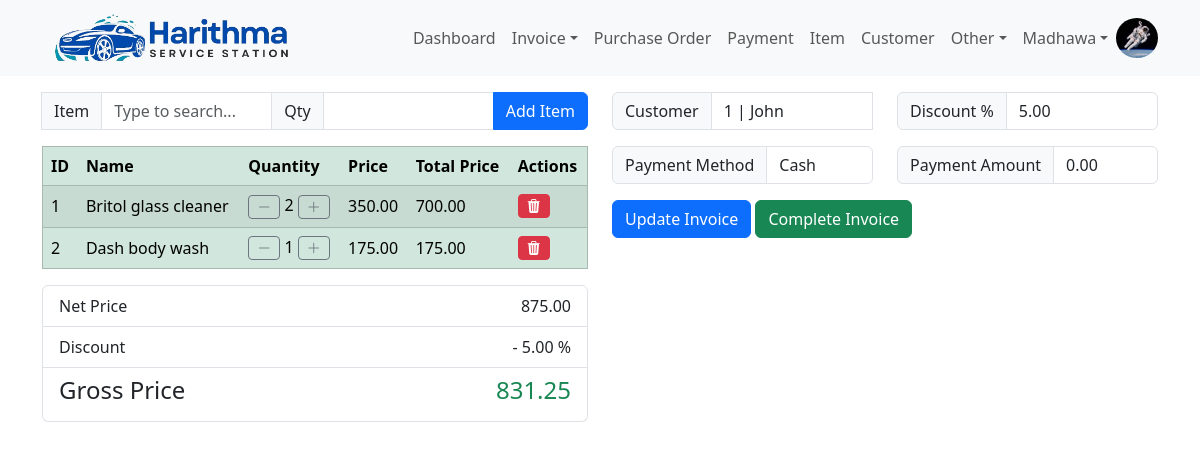
Page /item_invoice/head/1 (signed in) on the committed database.
### harithmapos/models.py (models this page shows, shortened)
class User(db.Model, UserMixin):
    id = db.Column(db.Integer, primary_key=True)
    email = db.Column(db.String(120), unique=True, nullable=False)
    name = db.Column(db.String(50), nullable=False)
    image = db.Column(db.String(20), default='default.jpg')
    password = db.Column(db.String(60), nullable=False)
    create_dttm = db.Column(db.DateTime, nullable=False, default=datetime.utcnow)
    update_dttm = db.Column(db.DateTime, nullable=False, default=datetime.utcnow)

class ItemInvoiceDetail(db.Model):
    id = db.Column(db.Integer, primary_key=True)
    item_invoice_head_id = db.Column(db.Integer, db.ForeignKey('item_invoice_head.id'))
    item_id = db.Column(db.Integer, db.ForeignKey('item.id'), nullable=False)
    quantity = db.Column(db.Integer, nullable=False)
    total_cost = db.Column(db.Numeric(10,2), nullable=False)
    total_price = db.Column(db.Numeric(10,2), nullable=False)
    discount_pct = db.Column(db.Numeric(10,2), nullable=False)
    created_dttm = db.Column(db.DateTime, nullable=False, default=datetime.utcnow)
    update_dttm = db.Column(db.DateTime, nullable=False, default=datetime.utcnow)

class Item(db.Model):
    id = db.Column(db.Integer, primary_key=True)
    name = db.Column(db.String(100), nullable=False)
    description = db.Column(db.String(255))
    unit_of_measure = db.Column(db.String(20))
    quantity = db.Column(db.Integer)
    unit_cost = db.Column(db.Numeric(10,2))
    unit_price = db.Column(db.Numeric(10,2))
    discount_pct = db.Column(db.Numeric(5,2))
    create_dttm = db.Column(db.DateTime, nullable=False, default=datetime.utcnow)
    update_dttm = db.Column(db.DateTime, nullable=False, default=datetime.utcnow)
    invoice_details = db.relationship('InvoiceDetail', backref='item', lazy=True)
    item_invoice_details = db.relationship('ItemInvoiceDetail', backref='item', lazy=True)
    purchase_order_details = db.relationship('PurchaseOrderDetail', backref='item', lazy=True)

class ItemInvoiceHead(db.Model):
    id =  db.Column(db.Integer, primary_key=True)
    customer_id = db.Column(db.Integer, db.ForeignKey('customer.id'))
    total_cost = db.Column(db.Numeric(10,2), default=0)
    total_price = db.Column(db.Numeric(10,2), default=0)
    discount_pct = db.Column(db.Numeric(10,2), default=0)
    gross_price = db.Column(db.Numeric(10,2), default=0)
    payment_method = db.Column(db.String(10))
    paid_amount = db.Column(db.Numeric(10,2), default=0)
    remaining_amount = db.Column(db.Numeric(10,2))
    last_payment_date = db.Column(db.Date())
    created_dttm = db.Column(db.DateTime, nullable=False, default=datetime.utcnow)
    update_dttm = db.Column(db.DateTime, nullable=False, default=datetime.utcnow)
    invoice_details = db.relationship('ItemInvoiceDetail', backref='item_invoice', lazy=True)
    payments = db.relationship('Payment', backref='item_invoice', lazy=True)

### harithmapos/views/invoice/routes.py (the view, shortened to what this page needs)
@invoice_blueprint.route("/item_invoice/head/<int:item_invoice_head_id>", methods=['GET', 'POST'])
def item_invoice_head_detail(item_invoice_head_id):
    item_invoice_head_update_form = ItemInvoiceHeadUpdateForm()
    item_invoice_detail_create_form = InvoiceDetailCreateForm()
    items = Item.query.all()
    customers = Customer.query.all()
    item_invoice_head = ItemInvoiceHead.query.get_or_404(item_invoice_head_id)
    item_invoice_details = ItemInvoiceDetail.query.filter(ItemInvoiceDetail.item_invoice_head_id==item_invoice_head_id)
    return render_template(
            'invoice/item_update.html',
            title='Item Invoice',
            item_invoice_head=item_invoice_head,
            item_invoice_head_update_form=item_invoice_head_update_form,
            item_invoice_detail_create_form=item_invoice_detail_create_form,
            items=items,
            customers=customers,
            item_invoice_details=item_invoice_details
        )

### harithmapos/views/invoice/forms.py
class ItemInvoiceHeadUpdateForm(FlaskForm):
    customer = StringField("Customer", validators=[DataRequired()])
    total_cost = DecimalField("Total Cost", places=2, validators=[Optional()])
    total_price = DecimalField("Total Price", places=2, validators=[Optional()])
    discount_pct = DecimalField("Discount Percentage", places=2, validators=[Optional()])
    gross_price = DecimalField("Gross Price", places=2, validators=[Optional()])
    payment_method = SelectField("Payment Method", choices=config.PAYMENT_METHOD_FORM_LIST)
    paid_amount = DecimalField("Paid Amount", places=2, validators=[Optional()])
    update_item_invoice = SubmitField('Update Invoice')
    complete_item_invoice = SubmitField('Complete Invoice')

class InvoiceDetailCreateForm(FlaskForm):
    item = StringField("Item", validators=[DataRequired()])
    quantity = IntegerField("Qty", validators=[DataRequired()])
    submit = SubmitField('Add Item')

### harithmapos/models.py (called while the page is built)
@login_manager.user_loader
def load_user(user_id):
    return User.query.get(int(user_id))

### harithmapos/templates/invoice/item_update.html (shortened to what this page needs)
{% extends 'layout/base.html' %}
{% block body %}
<div class="container mt-3">
  <div class="row">
    <div class="col">
      <form action="{{url_for('invoice_blueprint.add_item_invoice_detail', item_invoice_head_id=item_invoice_head.id)}}" method="POST">
        <div class="input-group ">
          <span class="input-group-text">Item</span>
          {{ item_invoice_detail_create_form.item(class="form-control", list="ItemDatalistOptions", id="ItemDataList", placeholder="Type to search...") }}
          <span class="input-group-text">Qty</span>
          {{ item_invoice_detail_create_form.quantity(class="form-control") }}
          {{ item_invoice_detail_create_form.submit(class="btn btn-primary") }}
        </div>
      </form>
      <table class="table table-success table-striped table-hover" border="1">
        <thead class="thread-dark">
          <tr>
            <th scope="col">ID</th>
            <th scope="col">Name</th>
            <th scope="col">Quantity</th>
            <th scope="col">Price</th>
            <th scope="col">Total Price</th>
            <th scope="col">Actions</th>
          </tr>
        </thead>
        <tbody id="results">
          {% for item_invoice_detail in item_invoice_details %}
          <tr>
            <td class="align-middle">{{item_invoice_detail.id}}</td>
            <td class="align-middle">{{item_invoice_detail.item.name}}</td>
            <td class="align-middle">
              <a href="{{url_for('invoice_blueprint.decrease_quantity_item_invoice_detail', item_invoice_detail_id=item_invoice_detail.id)}}" class="btn btn-outline-secondary btn-sm"><i class="bi bi-dash-lg"></i></a>
              {{item_invoice_detail.quantity}}
              <a href="{{url_for('invoice_blueprint.increase_quantity_item_invoice_detail', item_invoice_detail_id=item_invoice_detail.id)}}" class="btn btn-outline-secondary btn-sm"><i class="bi bi-plus-lg"></i></a>
            </td>
            <td class="align-middle">{{item_invoice_detail.item.unit_price}}</td>
            <td class="align-middle">{{item_invoice_detail.total_price}}</td>
            <td class="align-middle">
              <a href="{{url_for('invoice_blueprint.delete_item_invoice_detail', item_invoice_detail_id=item_invoice_detail.id)}}" class="btn btn-sm btn-danger" data-toggle="tooltip" data-placement="top" title="Delete supplier"
                onclick="return confirm('Are you sure to delete?')"><i class="bi bi-trash3-fill"></i></a>
            </td>
          </tr>
          {% endfor %}
        </tbody>
      </table>
      <ul class="list-group mb-3">
        <li class="list-group-item d-flex justify-content-between">
          <span>Net Price</span>
          <text>{{ '{:,}'.format(item_invoice_head.total_price) }}</text>
        </li>
        <li class="list-group-item d-flex justify-content-between">
          <span>Discount</span>
          <text>- {{ item_invoice_head.discount_pct }} %</text>
        </li>
        <li class="list-group-item d-flex justify-content-between">
          <h4>Gross Price</h4>
          <h4 class="text-success">{{ '{:,}'.format(item_invoice_head.gross_price) }}</h4>
        </li>
      </ul>
    </div>
    <div class="col">
        <form action="{{url_for('invoice_blueprint.item_invoice_head_detail', item_invoice_head_id=item_invoice_head.id)}}" method="POST">
            <div class="row">
                <div class="col">
                  <div class="input-group mb-3">
                      <span class="input-group-text" id="inputGroup-sizing-default">Customer</span>
                      {{ item_invoice_head_update_form.customer(class="form-control", list="datalistOptionsCustomer", id="customerDataList", value=item_invoice_head.customer.id|string+" | "+item_invoice_head.customer.name) }}
                  </div>
                  <div class="input-group mb-3">
                    <span class="input-group-text" id="inputGroup-sizing-default">Payment Method</span>
                    {{ item_invoice_head_update_form.payment_method(class="form-control form-control", value=item_invoice_head.payment_method) }}
                  </div>
                </div>
                <div class="col">
                  <div class="input-group mb-3">
                    <span class="input-group-text" id="inputGroup-sizing-default">Discount %</span>
                    {{ item_invoice_head_update_form.discount_pct(class="form-control form-control", value=item_invoice_head.discount_pct) }}
                  </div>
                  <div class="input-group mb-3">
                    <span class="input-group-text" id="inputGroup-sizing-default">Payment Amount</span>
                    {{ item_invoice_head_update_form.paid_amount(class="form-control form-control", value=item_invoice_head.paid_amount) }}
                  </div>
                </div>
            </div>
            <div class="row">
                <div class="col-auto">
                  {{ item_invoice_head_update_form.update_item_invoice(class="btn btn-primary mb-3") }}
                  {{ item_invoice_head_update_form.complete_item_invoice(class="btn btn-success mb-3") }}
                </div>
            </div>
        </form>
    </div>
  </div>
</div>
{% endblock %}

### harithmapos/templates/layout/navbar.html (shortened to what this page needs)
<nav class="navbar navbar-expand-lg navbar-light bg-light">
    <div class="container">
        <a href="" class="navbar-brand">
            <img src="{{url_for('static', filename='Harithma-logo.png')}}" height="50" class="d-inline-block align-text-top" alt="">
        </a>
        <div class="collapse navbar-collapse" id="navbarCollapse">
            <ul class="navbar-nav ms-auto">
                {% if current_user.is_authenticated %}
                    <a class="nav-item nav-link" href="{{ url_for('dashboard_blueprint.dashboard') }}">Dashboard</a>
                    <li class="nav-item dropdown">
                        <a class="nav-link dropdown-toggle" href="#" role="button" data-bs-toggle="dropdown" aria-expanded="false">Invoice</a>
                    </li>
                    <a class="nav-item nav-link" href="{{ url_for('purchase_order_blueprint.purchase_order_head') }}">Purchase Order</a>
                    <a class="nav-item nav-link" href="{{ url_for('payment_blueprint.payment') }}">Payment</a>
                    <a class="nav-item nav-link" href="{{ url_for('item_blueprint.item') }}">Item</a>
                    <a class="nav-item nav-link" href="{{ url_for('customer_blueprint.customer') }}">Customer</a>
                    <li class="nav-item dropdown">
                        <a class="nav-link dropdown-toggle" href="#" role="button" data-bs-toggle="dropdown" aria-expanded="false">Other</a>
                    </li>
                    <li class="nav-item dropdown">
                        <a class="nav-link dropdown-toggle" href="#" role="button" data-bs-toggle="dropdown" aria-expanded="false">{{ current_user.name }}</a>
                    </li>
                    <img src="{{ url_for('static', filename='user_images/'+current_user.image) }}" class="rounded-circle" height="40" alt="Avatar" />
                {% else %}
                    <a class="nav-item nav-link" href="{{ url_for('user_blueprint.login') }}">Login</a>
                    <a class="nav-item nav-link" href="{{ url_for('user_blueprint.register') }}">Register</a>
                {% endif %}
            </ul>
        </div>
    </div>
</nav>

### rows in the picture
User: name "Madhawa", image (picture)
ItemInvoiceDetail: id "1", item.name "Britol glass cleaner", quantity "2", item.unit_price "350.00", total_price "700.00"
ItemInvoiceDetail: id "2", item.name "Dash body wash", quantity "1", item.unit_price "175.00", total_price "175.00"
ItemInvoiceHead: total_price "875.00", discount_pct "5.00", gross_price "831.25", customer "1 | John", payment_method "Cash", paid_amount "0.00"
